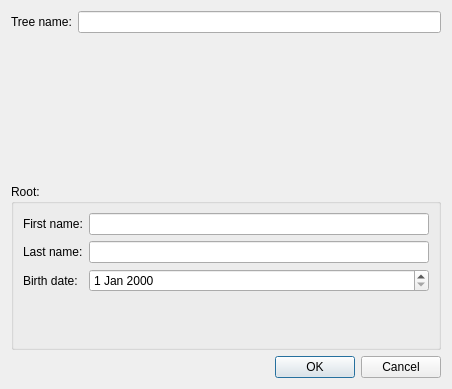
<?xml version="1.0" encoding="UTF-8"?>
<ui version="4.0">
 <class>TreeBuilderView</class>
 <widget class="QDialog" name="TreeBuilderView">
  <property name="geometry">
   <rect>
    <x>0</x>
    <y>0</y>
    <width>452</width>
    <height>389</height>
   </rect>
  </property>
  <property name="windowTitle">
   <string>Dialog</string>
  </property>
  <layout class="QVBoxLayout" name="verticalLayout">
   <item>
    <layout class="QFormLayout" name="formLayout">
     <item row="0" column="0">
      <widget class="QLabel" name="label">
       <property name="text">
        <string>Tree name:</string>
       </property>
      </widget>
     </item>
     <item row="0" column="1">
      <widget class="QLineEdit" name="treeNameLineEdit"/>
     </item>
    </layout>
   </item>
   <item>
    <widget class="QGroupBox" name="groupBox">
     <property name="title">
      <string>Root:</string>
     </property>
     <layout class="QFormLayout" name="formLayout_2">
      <item row="0" column="0">
       <widget class="QLabel" name="label_2">
        <property name="text">
         <string>First name:</string>
        </property>
       </widget>
      </item>
      <item row="0" column="1">
       <widget class="QLineEdit" name="firstNameLineEdit"/>
      </item>
      <item row="1" column="0">
       <widget class="QLabel" name="label_3">
        <property name="text">
         <string>Last name:</string>
        </property>
       </widget>
      </item>
      <item row="1" column="1">
       <widget class="QLineEdit" name="lastNameLideEdit"/>
      </item>
      <item row="2" column="0">
       <widget class="QLabel" name="label_4">
        <property name="text">
         <string>Birth date:</string>
        </property>
       </widget>
      </item>
      <item row="2" column="1">
       <widget class="QDateEdit" name="birthDateEdit"/>
      </item>
     </layout>
    </widget>
   </item>
   <item>
    <widget class="QDialogButtonBox" name="buttonBox">
     <property name="orientation">
      <enum>Qt::Horizontal</enum>
     </property>
     <property name="standardButtons">
      <set>QDialogButtonBox::Cancel|QDialogButtonBox::Ok</set>
     </property>
    </widget>
   </item>
  </layout>
 </widget>
 <resources/>
 <connections>
  <connection>
   <sender>buttonBox</sender>
   <signal>accepted()</signal>
   <receiver>TreeBuilderView</receiver>
   <slot>accept()</slot>
   <hints>
    <hint type="sourcelabel">
     <x>248</x>
     <y>254</y>
    </hint>
    <hint type="destinationlabel">
     <x>157</x>
     <y>274</y>
    </hint>
   </hints>
  </connection>
  <connection>
   <sender>buttonBox</sender>
   <signal>rejected()</signal>
   <receiver>TreeBuilderView</receiver>
   <slot>reject()</slot>
   <hints>
    <hint type="sourcelabel">
     <x>316</x>
     <y>260</y>
    </hint>
    <hint type="destinationlabel">
     <x>286</x>
     <y>274</y>
    </hint>
   </hints>
  </connection>
 </connections>
</ui>
